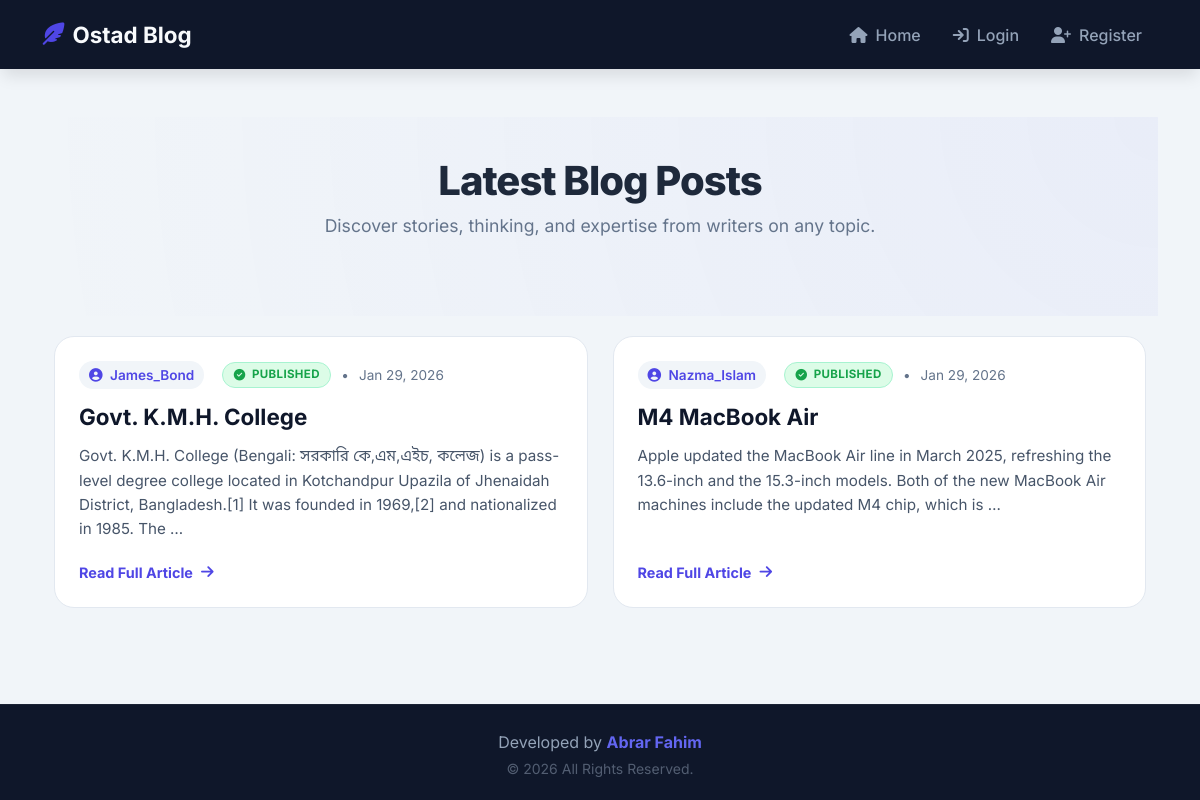
/, run on an earlier commit of the app's database.
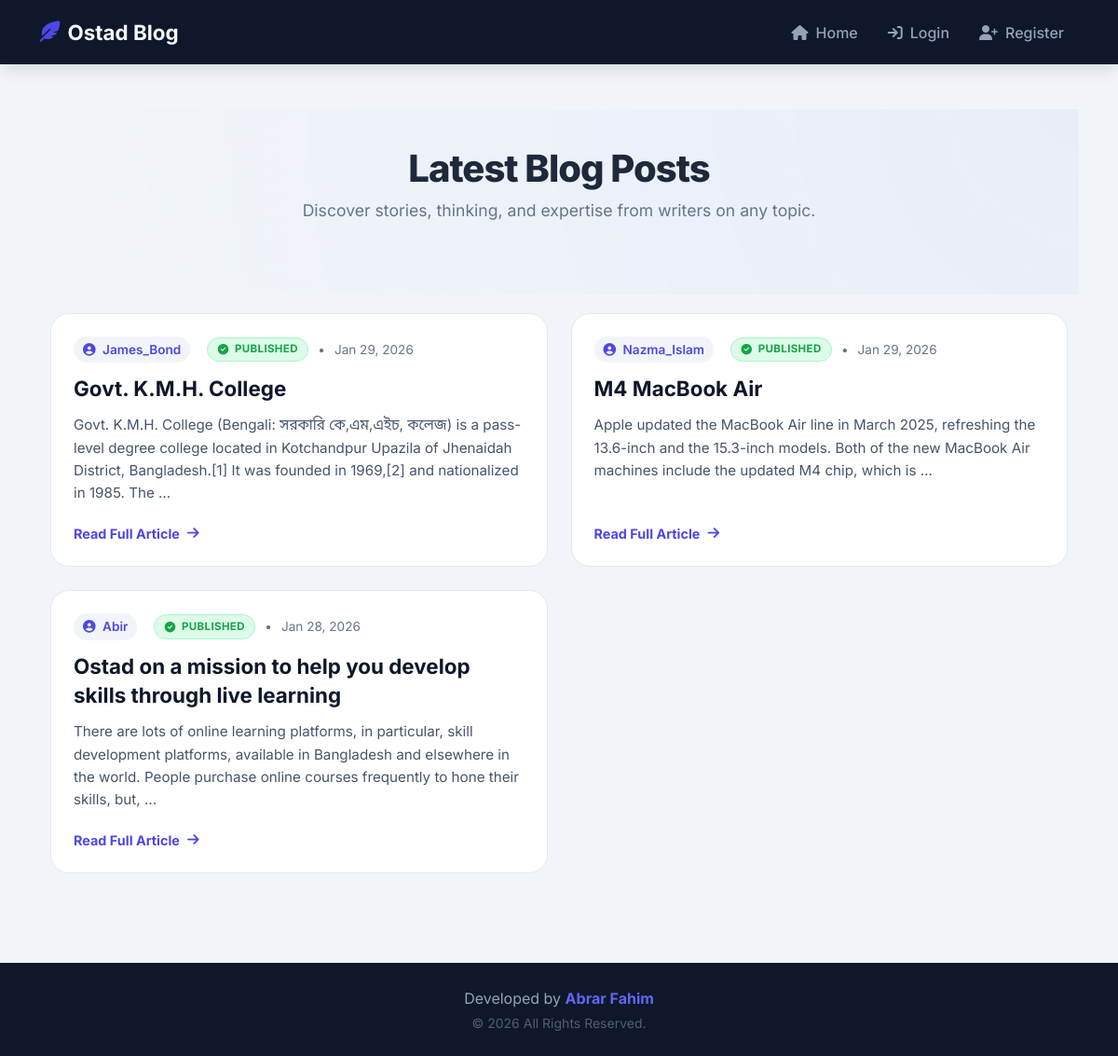
And on a later commit of the database.
### posts/models.py (models this page shows, shortened)
class Post(models.Model):
    VISIBILITY_CHOICES = [
        ('private', 'Only Me'),
        ('specific', 'Specific Users'),
        ('public', 'Everyone'),
    ]
    title = models.CharField(max_length=200)
    content = models.TextField()
    author = models.ForeignKey(User, on_delete=models.CASCADE)
    created_at = models.DateTimeField(auto_now_add=True)
    updated_at = models.DateTimeField(auto_now=True)
    visibility = models.CharField(max_length=20, choices=VISIBILITY_CHOICES, default='public')
    allowed_users = models.ManyToManyField(User, related_name='shared_posts', blank=True)

### posts/views.py (the view)
# urls.py: path('', views.HomeView.as_view(), name='home'),
class HomeView(ListView):
    model = Post
    template_name = 'posts/home.html'
    context_object_name = 'posts'
    ordering = ['-created_at']
    def get_queryset(self):
        posts = super().get_queryset()
        user = self.request.user
        readable_posts = []
        for post in posts:
            if user.is_authenticated:
                if post.is_readable_by(user):
                    readable_posts.append(post)
            else:
                if post.visibility == 'public':
                    readable_posts.append(post)
        return readable_posts

### templates/posts/home.html (shortened to what this page needs)
{% extends 'base.html' %}
{% block content %}
<link rel="stylesheet" href="https://cdnjs.cloudflare.com/ajax/libs/animate.css/4.1.1/animate.min.css"/>
<div class="hero-banner animate__animated animate__fadeIn">
    <h1 class="hero-title">Latest Blog Posts</h1>
    <p class="hero-subtitle">Discover stories, thinking, and expertise from writers on any topic.</p>
</div>
<div class="container pb-5">
    {% if posts %}
        <div class="blog-grid">
            {% for post in posts %}
                <article class="post-card" data-scroll="fade-up">
                    <div class="post-meta">
                        <span class="author-badge">
                            <i class="fa-solid fa-user-circle me-1"></i> {{ post.author.username }}
                        </span>
                        {% if post.visibility == 'public' %}
                            <span class="post-status published"><i class="fa-solid fa-check-circle"></i> Published</span>
                        {% elif post.visibility == 'specific' %}
                            <span class="post-status specific"><i class="fa-solid fa-users"></i> Specific</span>
                        {% else %}
                            <span class="post-status private"><i class="fa-solid fa-lock"></i> Only Me</span>
                        {% endif %}
                        <span>•</span>
                        <span>{{ post.created_at|date:"M d, Y" }}</span>
                    </div>
                    <h3 class="post-title">{{ post.title }}</h3>
                    <p class="post-excerpt">
                        {{ post.content|truncatewords:30 }}
                    </p>
                    <a href="{% url 'post_detail' post.pk %}" class="btn-read">
                        Read Full Article <i class="fa-solid fa-arrow-right"></i>
                    </a>
                </article>
            {% endfor %}
        </div>
    {% endif %}
</div>
{% endblock %}

What changed in the data, as far as the page shows it:
now on this page (row edited): Post: author.username "Abir", visibility "public" (drawn), created_at "Jan 28, 2026", title "Ostad on a mission to help you develop skills through live learning", content "There are lots of online learning platforms, in particular, skill development platforms, available in Bangladesh and elsewhere in the world. People purchase online courses frequently to hone their skills, but, …"
